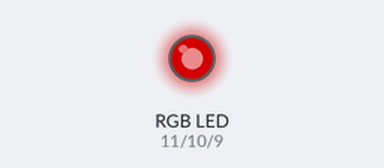
Recording of a sketch running on a simulated Arduino Uno, built with avr-gcc and run on an emulated ATmega328P. Parts: an RGB LED mixed from three pins (HIGH = lit). Dim RGB values are drawn brighter than linear.

Above: at 0.05 s.
At 1.5 s:
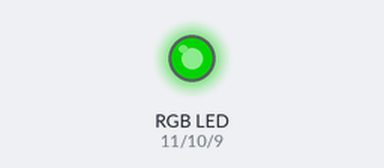
At 2.25 s:
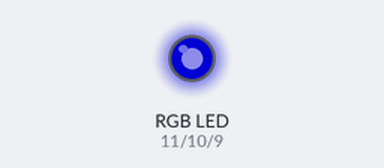
At 3.0 s:
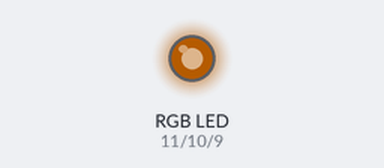
At 4.0 s:
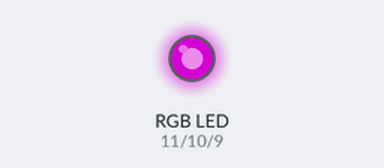
At 6.0 s:
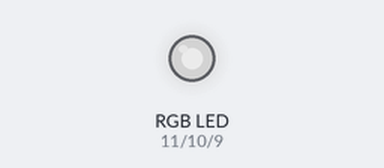
Timing chart, 0 to 7.8 s (numbered marks = the images above):
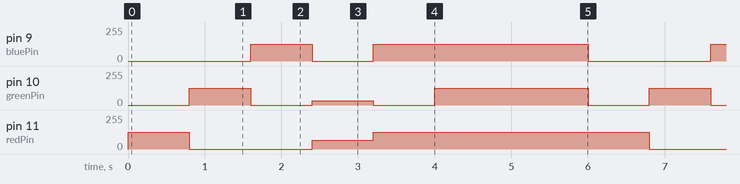

Measured:
- by itself, pin 9 (bluePin): repeats every 6.0 s: 0/255 0.80 s, 125/255 2.8 s, 0/255 1.6 s, 125/255 0.80 s
- by itself, pin 10 (greenPin): repeats every 6.0 s: 0/255 0.80 s, 32/255 0.80 s, 0/255 0.80 s, 125/255 2.0 s, 0/255 0.80 s, 125/255 0.80 s
- by itself, pin 11 (redPin): repeats every 6.0 s: 0/255 1.6 s, 64/255 0.80 s, 125/255 3.6 s

The sketch:

BasicRGB.ino
```cpp
/*
30d Lost in Space Day 8

Basic RGB LED Demo

Revision History:
	20230426 - Initial version


*/

// Pins connected to RGB LED
int redPin = 11;
int greenPin = 10;
int bluePin = 9;

void setup() {

	// Init pins connected to RGB LED
	pinMode(redPin, OUTPUT);
	pinMode(greenPin, OUTPUT);
	pinMode(bluePin, OUTPUT);

}

void RGB_color(int red_value, int green_value, int blue_value) {

	analogWrite(redPin, red_value);
	analogWrite(greenPin, green_value);
	analogWrite(bluePin, blue_value);
}


void loop() {

	// Do basic color test.
	RGB_color(125, 0, 0); // Red
	delay(800);
	RGB_color(0, 125, 0); // Green
	delay(800);
	RGB_color(0, 0, 125); // Blue
	delay(800);
	RGB_color(64, 32, 0); // yellow
	delay(800);
	RGB_color(125, 0, 125); // purple
	delay(800);
	RGB_color(125, 125, 125); // white
	delay(2000);

}
```
